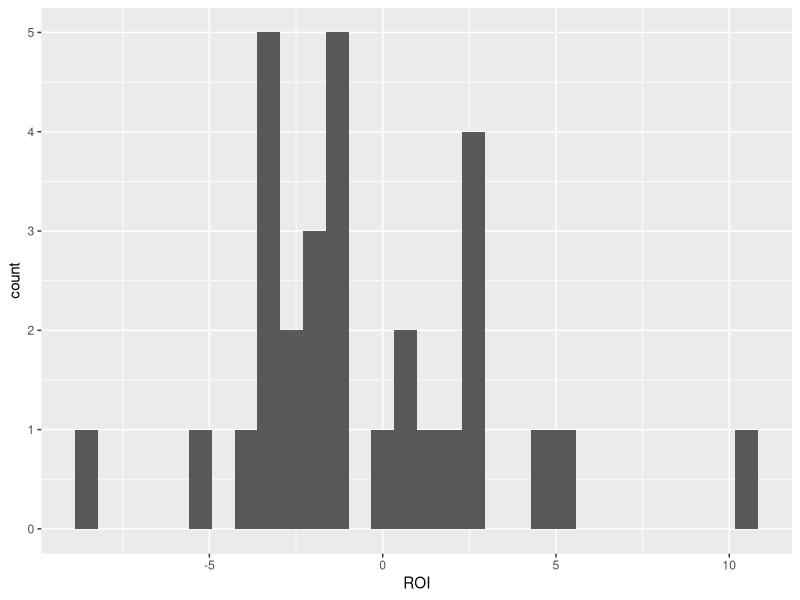

The R script that drew this image: (Note: this script raises an error after producing the figure.)
library(tidyverse)

set.seed(1234)

# Return on investment of a stock portfolio
single_data <- data.frame(ROI=rnorm(30,mean = 0.6, sd = 4))

## Question 1
 # Create an appropriate visualization to see normality
ggplot(single_data, aes(x=ROI)) +
  geom_histogram() 

## Question 2
  # What is the mean of this data
q2 <- mean(single_data$ROI)

print(paste0("Mean = ", round(q2,3)))

## Question 3
  # Make this data into a z-score assuming it comes from a population with $\sigma = 4$. What is the largest Z-valu? what is the smallest?

single_data <- single_data %>%
  mutate(Z = (ROI - mean(ROI))/4)

print(paste0("Min = ", round(min(single_data$Z),3)))
print(paste0("Max = ", round(max(single_data$Z),3)))


## Question 4
  # The stock broker who is offering you this stock portfolio promise you an average return on investment of 300% 
  # With alpha = 0.05 and the data sample you recieved from this salesman state the null hypothesis for a t-test where 300% is $\mu$.

# $H_0: \bar{x} = 5$

## Question 5
  # Perform a t-test and report the p-value

q5 <- t.test(single_data, mu = 3, alternative = "two.sided")

print(paste0("p=", round(q5$p.value,3)))

single_data <- single_data %>%
  mutate(x_bar = mean(ROI),
         Num = ROI - x_bar,
         Z = Num/4)

print()
print(max(single_data$Z))

## Question 6
  # IWrite the practical conclusion of your test, do you believe this stock broker's claim? 
  # In addition to stating the plane english explanation of your conclusion write a one sentence 
    #formal statistical explanation of your conclusion about the null hypothesis and state the t-statistic, degrees of freedom and p-value.
    # There will be a bonus point if you put these numbers in APA format.

############################################################3

# Study of an anxiety treatment using a new scoring system
paired_data <- data.frame(Anxiety_Pre = rnorm(35, mean = 35, 5),
                          Anxiety_Post = rnorm(35, mean = 35, 2)) %>%
  gather("Group", "Score") %>%
  mutate(Group = factor(Group))


## Question 7
  # State the null hypothesis

# Question 8
  # What kind of t-test do you plan to use to test this hypothesis?

# Question 9
  # Create an appropriate visualization of both sets of observations that is different from how you visualized question 1
ggplot(paired_data, aes(x=Score, y = Group)) +
  geom_violin() 

## Question 10
  # Before doing anything else like a statistical test, what do you think the result will be based on your data visualization? 
  

## Question 11
# What is the mean of both groups from this data
paired_data <- paired_data %>%
  group_by(Group) %>%
  mutate(x_bar = mean(Score))

print(paste0("Mean = ", round(unique(paired_data$x_bar,3))))

## Question 12
  # Make each score of this data into a z-score assuming it comes from a population with $\sigma = 4$. What is the largest Z-value in each group? what is the smallest?

paired_data <- paired_data %>%
  group_by(Group) %>%
  mutate(Z = (Score - mean(Score))/4,
         min = min(Z),
         max = max(Z))

print(paste0("Min = ", round(unique(paired_data$min),3)))
print(paste0("Max = ", round(unique(paired_data$max),3)))

#Question 13
## Create an apropriate plot of theses z-distributions, what do you think the result will be now?

paired_data %>%
  ggplot(aes(x=Z, y = Group)) +
  geom_violin()

## Question 14
# Perform a t-test and report the p-value

pre <- paired_data %>%
  filter(Group == "Anxiety_Pre") %>%
  pull(Score)

post <- paired_data %>%
  filter(Group == "Anxiety_Post") %>%
  pull(Score)

q14 <- t.test(pre, post, paired = TRUE, alternative = "two.sided")


print(paste0("p=", round(q14$p.value,3)))

## Question 15
# Compute Cohen's D. How would you describe the practical signifignace?
mean_pre <- mean(pre)
mean_post <- mean(post)

# Pooled standard deviation
n_pre <- length(pre)
n_post <- length(post)
var_pre <- var(pre)
var_post <- var(post)

pooled_sd <- sqrt(((n_pre - 1) * var_pre + (n_post - 1) * var_post) / (n_pre + n_post - 2))

cohen_d <- (mean_pre - mean_post) / pooled_sd

# Print Cohen's d
print(paste0("Cohen's d = ", round(abs(cohen_d), 3)))


## Question 16
# Write up the practical conclusion of your test, do you believe this anxiety intervention worked? If so did it help?
# In addition to stating the plane English explanation of your conclusion write a one sentence 
#formal statistical explanation of your conclusion about the null hypothesis and state the t-statistic, degrees of freedom, p-value and Cohen's D.
# There will be a bonus point if you put these numbers in APA format.





